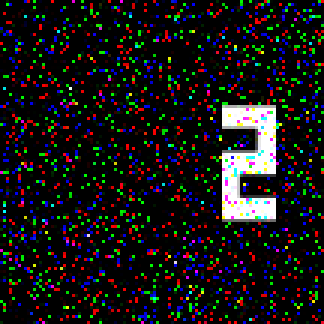
#> input picture chars data/1046.png, 108 x 108 px, given as the content of the folder data, which was not available (shown 3 times larger)
$ python dataset_generation.py
#> lines starting #> are read from the running program, lines starting #| are printed output that depends on the picture; after the words box and inside, x2 and y2 are one past the last pixel; in counts of white or black regions, pixels touching at a corner belong together
import cv2
import numpy as np
import math
from extract_state import padding
import os
import random
import pandas as pd

def split_char_individual(img, output):
    arr = cv2.imread(img)
    arr = arr[arr.shape[0] - arr.shape[0]//10:, :]#cropped

    for i in range (arr.shape[1]):
        column = arr[:, i, :]

        if 255 in column:
            break
    mult = arr.shape[1] / 128
    char_1 = arr[:, i: math.ceil(i+4*mult),:]
    char_1 = padding(char_1)

    cv2.imwrite(output, char_1)


for f in range(0, len(os.listdir("data"))):
    image = os.listdir("data")[f]

    for l in range(10):
        new_name = image.strip(".png") + " " + str(l) + ".png"
        char = cv2.imread("data/" + image)
#> char is the input picture: shape (108, 108, 3); mean B, G, R 22.2, 22.1, 23.2
        for i in range(char.shape[0]):
            for j in range(char.shape[1]):
                prob = random.random()
                if prob < 0.01:
                    for k in range(3):
                        char[i, j, k] = 255 - char[i, j, k]
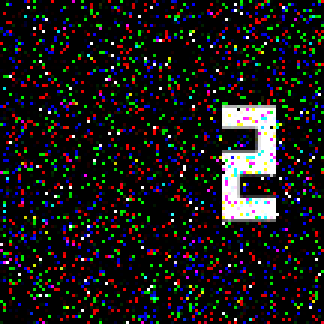
#> char: shape (108, 108, 3) (shown 3 times larger); 1.06% of pixels changed, all inside (x1, y1, x2, y2) = (0, 0, 107, 108)

        cv2.imwrite("Aug Data/"+new_name, char)

$ run again, on chars data/1087.png
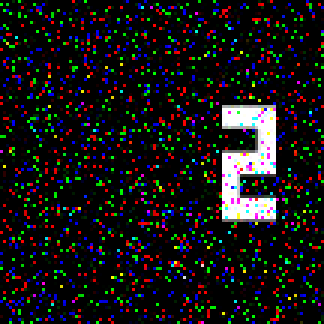
#> input picture chars data/1087.png, 108 x 108 px, given as the content of the folder data, which was not available (shown 3 times larger)
#> char is the input picture: shape (108, 108, 3); mean B, G, R 22.2, 21.7, 22.2
#> after the loop `for i in range(char.shape[0]):`:
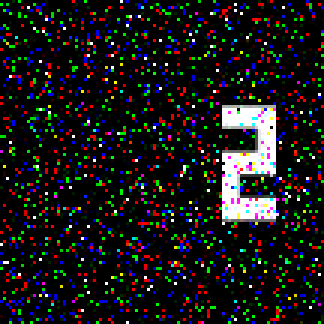
#> char: shape (108, 108, 3) (shown 3 times larger); 1.06% of pixels changed, all inside (x1, y1, x2, y2) = (0, 0, 107, 108)

$ run again, on chars data/1100.png
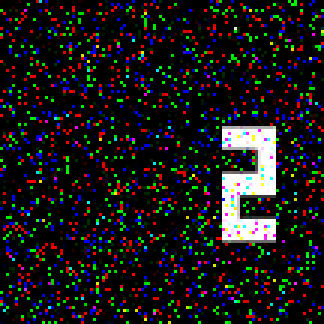
#> input picture chars data/1100.png, 108 x 108 px, given as the content of the folder data, which was not available (shown 3 times larger)
#> char is the input picture: shape (108, 108, 3); mean B, G, R 23, 22.9, 23.4
#> after the loop `for i in range(char.shape[0]):`:
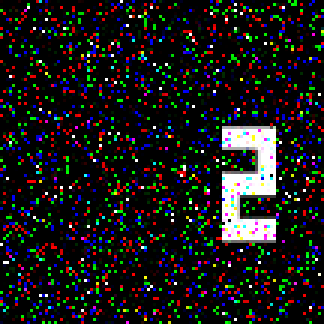
#> char: shape (108, 108, 3) (shown 3 times larger); 1.06% of pixels changed, all inside (x1, y1, x2, y2) = (0, 0, 107, 108)

$ run again, on chars data/1129.png
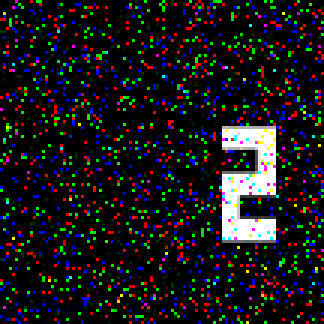
#> input picture chars data/1129.png, 108 x 108 px, given as the content of the folder data, which was not available (shown 3 times larger)
#> char is the input picture: shape (108, 108, 3); mean B, G, R 23, 21.9, 22.5
#> after the loop `for i in range(char.shape[0]):`:
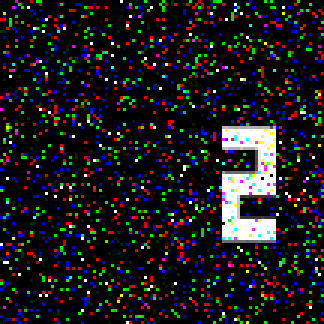
#> char: shape (108, 108, 3) (shown 3 times larger); 1.06% of pixels changed, all inside (x1, y1, x2, y2) = (0, 0, 107, 108)
